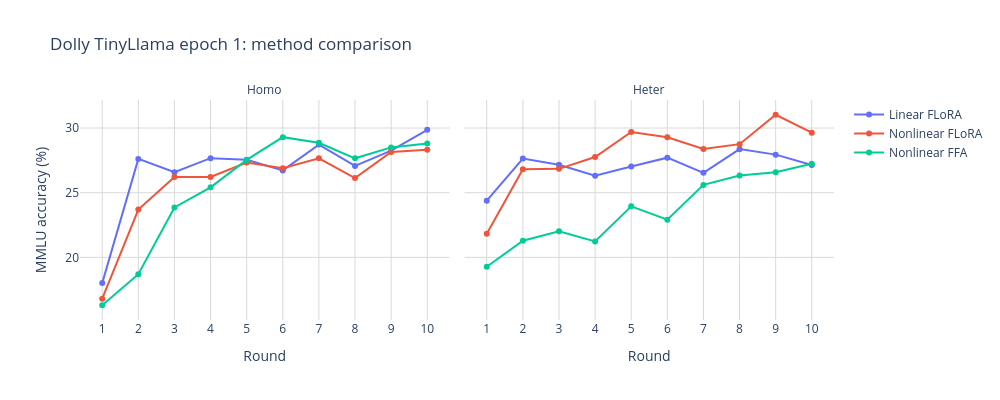
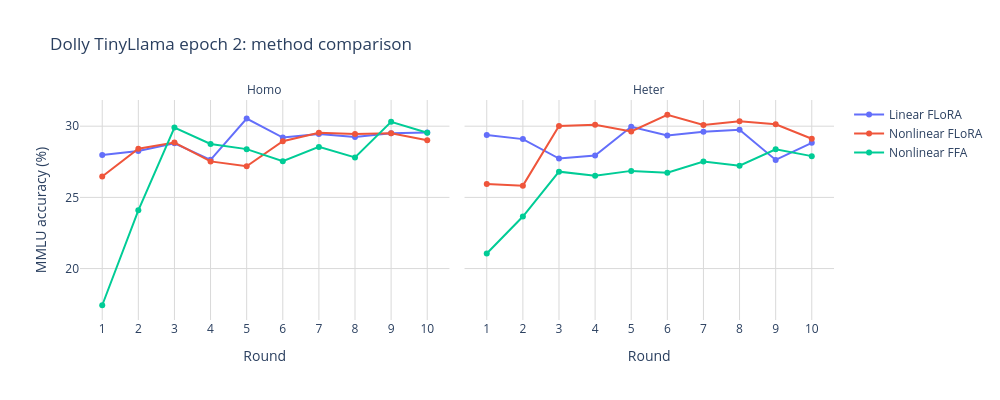
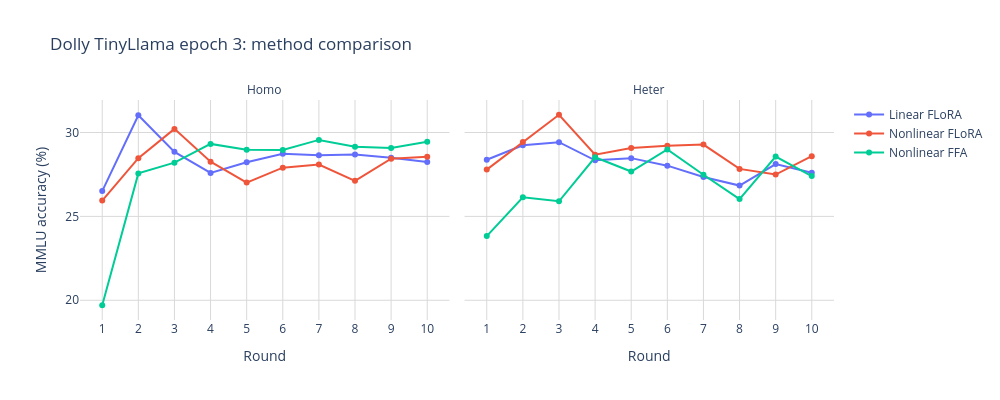
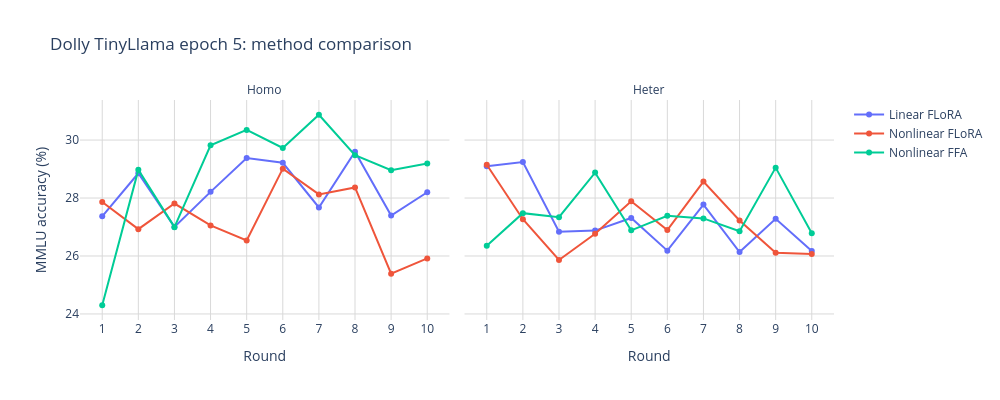

Notebook code for these charts, in order:
### Markdown cell above
## Round Curves

The fixed-epoch method comparison plots answer the direct question: at local epoch 1, 2, 3, or 5, which method has the better round curve? The all-curve overview plots stay separate so the main comparison stays readable. I would avoid overlaying Dolly and Dolly stratified in this same view because it doubles the curve count and makes the method comparison harder to read; a split-focused view should be faceted by split if we want to inspect that question.

### Code cell
METHOD_ORDER = ['Linear FLoRA', 'Nonlinear FLoRA', 'Nonlinear FFA']
SETTING_ORDER = ['Homo', 'Heter']
RUN_STATUS_ORDER = ['Complete', 'Censored partial', 'Partial log', 'Live partial']
RUN_STATUS_LINE_DASH_MAP = {'Complete': 'solid', 'Censored partial': 'dash', 'Partial log': 'dot', 'Live partial': 'dash'}
RUN_STATUS_SYMBOL_MAP = {'Complete': 'circle', 'Censored partial': 'diamond', 'Partial log': 'x', 'Live partial': 'diamond'}
METHOD_LINE_DASH_MAP = {
    'Linear FLoRA': 'solid',
    'Nonlinear FLoRA': 'solid',
    'Nonlinear FFA': 'dot',
}


def _slug(value):
    return str(value).lower().replace(' ', '_').replace('-', '_').replace('/', '_')


def _sorted_unique_ints(values):
    return sorted({int(value) for value in values})


def _category_orders(data):
    orders = {
        'Method': [method for method in METHOD_ORDER if method in set(data['Method'])],
        'Setting': [setting for setting in SETTING_ORDER if setting in set(data['Setting'])],
        'Local epochs': [str(epoch) for epoch in _sorted_unique_ints(data['Local epochs'])],
    }
    if 'Run status' in data.columns:
        orders['Run status'] = [status for status in RUN_STATUS_ORDER if status in set(data['Run status'])]
    return orders


def _format_facet_labels(fig):
    fig.for_each_annotation(lambda annotation: annotation.update(text=annotation.text.split('=')[-1]))


def _clean_trace_names(fig):
    suffixes = [f', {status}' for status in RUN_STATUS_ORDER]
    for trace in fig.data:
        for suffix in suffixes:
            if trace.name.endswith(suffix):
                trace.name = trace.name[:-len(suffix)]
                break


def _save_plot(fig, output_stem, png_warnings):
    output_stem.parent.mkdir(parents=True, exist_ok=True)
    fig.write_html(output_stem.with_suffix('.html'), include_plotlyjs='cdn')
    png_path = output_stem.with_suffix('.png')
    try:
        fig.write_image(png_path, scale=2)
    except Exception as exc:
        png_path = None
        message = str(exc).strip() or type(exc).__name__
        png_warnings.append(message.splitlines()[0])
    return png_path


def make_epoch_method_comparison(summary, dataset, epoch):
    data = summary[
        (summary['Dataset'] == dataset)
        & (summary['Local epochs'].astype(int) == int(epoch))
    ].copy()
    if data.empty:
        return None

    data = data.sort_values(['Model', 'Setting', 'Method', 'Round'])
    dataset_label = data['Dataset label'].iloc[0]
    model_label = ', '.join(sorted(data['Model'].unique()))
    facet_row = 'Model' if data['Model key'].nunique() > 1 else None
    use_run_status = 'Run status' in data.columns
    hover_data = {
        'Local epochs': True,
        'Std accuracy': ':.2f',
        'Seed count': True,
    }
    if use_run_status:
        hover_data['Run status'] = True
    if 'Result source' in data.columns:
        hover_data['Result source'] = True

    fig = px.line(
        data,
        x='Round',
        y='Mean accuracy',
        color='Method',
        line_dash='Run status' if use_run_status else None,
        symbol='Run status' if use_run_status else None,
        facet_col='Setting',
        facet_row=facet_row,
        markers=True,
        template='plotly_white',
        title=f'{dataset_label} {model_label} epoch {epoch}: method comparison',
        labels={'Mean accuracy': 'MMLU accuracy (%)'},
        category_orders=_category_orders(data),
        line_dash_map=RUN_STATUS_LINE_DASH_MAP if use_run_status else None,
        symbol_map=RUN_STATUS_SYMBOL_MAP if use_run_status else None,
        hover_data=hover_data,
    )
    fig.update_layout(width=1000, height=400, legend_title_text='')
    fig.update_xaxes(dtick=1, showgrid=True, gridcolor='#d9d9d9', gridwidth=1)
    fig.update_yaxes(showgrid=True, gridcolor='#d9d9d9', gridwidth=1)
    _clean_trace_names(fig)
    _format_facet_labels(fig)
    return fig


def make_dataset_all_curves(summary, dataset):
    data = summary[summary['Dataset'] == dataset].copy()
    if data.empty:
        return None

    data['Local epochs'] = data['Local epochs'].astype(int).astype(str)
    data = data.sort_values(['Model', 'Setting', 'Method', 'Local epochs', 'Round'])
    dataset_label = data['Dataset label'].iloc[0]
    facet_row = 'Model' if data['Model key'].nunique() > 1 else None
    use_run_status = 'Run status' in data.columns
    hover_data = {
        'Std accuracy': ':.2f',
        'Seed count': True,
        'Method': True,
    }
    if use_run_status:
        hover_data['Run status'] = True
    if 'Result source' in data.columns:
        hover_data['Result source'] = True

    fig = px.line(
        data,
        x='Round',
        y='Mean accuracy',
        color='Local epochs',
        line_dash='Method',
        symbol='Run status' if use_run_status else None,
        facet_col='Setting',
        facet_row=facet_row,
        markers=True,
        template='plotly_white',
        title=f'{dataset_label}: all tuning round curves',
        labels={'Mean accuracy': 'MMLU accuracy (%)', 'Local epochs': 'Epochs'},
        category_orders=_category_orders(data),
        line_dash_map=METHOD_LINE_DASH_MAP,
        symbol_map=RUN_STATUS_SYMBOL_MAP if use_run_status else None,
        hover_data=hover_data,
    )
    fig.update_layout(width=1000, height=400, legend_title_text='')
    fig.update_xaxes(dtick=1, showgrid=True, gridcolor='#d9d9d9', gridwidth=1)
    fig.update_yaxes(showgrid=True, gridcolor='#d9d9d9', gridwidth=1)
    _format_facet_labels(fig)
    return fig


plot_summary_for_curves = plot_summary if 'plot_summary' in globals() else tuning_summary
plot_summary_for_curves = _instruction_filter(plot_summary_for_curves)
if plot_summary_for_curves.empty:
    print('No tuning summary to plot.')
else:
    png_warnings = []
    saved_png = []
    datasets = plot_summary_for_curves[['Dataset', 'Dataset label']].drop_duplicates().sort_values('Dataset label')
    epochs = _sorted_unique_ints(plot_summary_for_curves['Local epochs'])

    comparison_root = ROUND_CURVE_DIR / 'fixed_epoch_method_comparisons'
    overview_root = ROUND_CURVE_DIR / 'all_curves'

    print('Fixed-epoch method comparisons')
    for _, dataset_row in datasets.iterrows():
        dataset = dataset_row['Dataset']
        dataset_label = dataset_row['Dataset label']
        dataset_dir = comparison_root / _slug(dataset_label)
        for epoch in epochs:
            fig = make_epoch_method_comparison(plot_summary_for_curves, dataset, epoch)
            if fig is None:
                print(f'No data for {dataset_label} epoch {epoch}; skipping.')
                continue
            png_path = _save_plot(fig, dataset_dir / f'epoch_{epoch}', png_warnings)
            if png_path is not None:
                saved_png.append(png_path)
            print(f'{dataset_label} epoch {epoch}')
            fig.show()

    print('All-curve dataset overviews')
    for _, dataset_row in datasets.iterrows():
        dataset = dataset_row['Dataset']
        dataset_label = dataset_row['Dataset label']
        fig = make_dataset_all_curves(plot_summary_for_curves, dataset)
        if fig is None:
            continue
        png_path = _save_plot(fig, overview_root / _slug(dataset_label), png_warnings)
        if png_path is not None:
            saved_png.append(png_path)
        print(dataset_label)
        fig.show()

    if saved_png:
        print(f'Wrote {len(saved_png)} PNG files under {ROUND_CURVE_DIR}.')
    if png_warnings:
        print('PNG export skipped or incomplete. Install/enable kaleido for static PNG export.')
        print(f'First PNG export warning: {png_warnings[0]}')

### Figure 1 — Plotly figure (JSON) as saved in the notebook; plotly's stock layout.template omitted (floating-point values rounded to 4 significant figures)
{"data": [{"customdata": [[1, 0, 1, "Complete", "score log"], [1, 0, 1, "Complete", "score log"], [1, 0, 1, "Complete", "score log"], [1, 0, 1, "Complete", "score log"], [1, 0, 1, "Complete", "score log"], [1, 0, 1, "Complete", "score log"], [1, 0, 1, "Complete", "score log"], [1, 0, 1, "Complete", "score log"], [1, 0, 1, "Complete", "score log"], [1, 0, 1, "Complete", "score log"]], "hovertemplate": "Method=Linear FLoRA<br>Run status=%{customdata[3]}<br>Setting=Homo<br>Round=%{x}<br>MMLU accuracy (%)=%{y}<br>Local epochs=%{customdata[0]}<br>Std accuracy=%{customdata[1]:.2f}<br>Seed count=%{customdata[2]}<br>Result source=%{customdata[4]}<extra></extra>", "legendgroup": "Linear FLoRA, Complete", "line": {"color": "#636efa", "dash": "solid"}, "marker": {"symbol": "circle"}, "mode": "lines+markers", "name": "Linear FLoRA", "orientation": "v", "showlegend": true, "type": "scatter", "x": [1, 2, 3, 4, 5, 6, 7, 8, 9, 10], "xaxis": "x", "y": [18.01, 27.61, 26.59, 27.67, 27.55, 26.73, 28.72, 27.07, 28.25, 29.86], "yaxis": "y"}, {"customdata": [[1, 0, 1, "Complete", "score log"], [1, 0, 1, "Complete", "score log"], [1, 0, 1, "Complete", "score log"], [1, 0, 1, "Complete", "score log"], [1, 0, 1, "Complete", "score log"], [1, 0, 1, "Complete", "score log"], [1, 0, 1, "Complete", "score log"], [1, 0, 1, "Complete", "score log"], [1, 0, 1, "Complete", "score log"], [1, 0, 1, "Complete", "score log"]], "hovertemplate": "Method=Linear FLoRA<br>Run status=%{customdata[3]}<br>Setting=Heter<br>Round=%{x}<br>MMLU accuracy (%)=%{y}<br>Local epochs=%{customdata[0]}<br>Std accuracy=%{customdata[1]:.2f}<br>Seed count=%{customdata[2]}<br>Result source=%{customdata[4]}<extra></extra>", "legendgroup": "Linear FLoRA, Complete", "line": {"color": "#636efa", "dash": "solid"}, "marker": {"symbol": "circle"}, "mode": "lines+markers", "name": "Linear FLoRA", "orientation": "v", "showlegend": false, "type": "scatter", "x": [1, 2, 3, 4, 5, 6, 7, 8, 9, 10], "xaxis": "x2", "y": [24.38, 27.64, 27.16, 26.31, 27.02, 27.71, 26.54, 28.37, 27.94, 27.14], "yaxis": "y2"}, {"customdata": [[1, 0, 1, "Complete", "score log"], [1, 0, 1, "Complete", "score log"], [1, 0, 1, "Complete", "score log"], [1, 0, 1, "Complete", "score log"], [1, 0, 1, "Complete", "score log"], [1, 0, 1, "Complete", "score log"], [1, 0, 1, "Complete", "score log"], [1, 0, 1, "Complete", "score log"], [1, 0, 1, "Complete", "score log"], [1, 0, 1, "Complete", "score log"]], "hovertemplate": "Method=Nonlinear FLoRA<br>Run status=%{customdata[3]}<br>Setting=Homo<br>Round=%{x}<br>MMLU accuracy (%)=%{y}<br>Local epochs=%{customdata[0]}<br>Std accuracy=%{customdata[1]:.2f}<br>Seed count=%{customdata[2]}<br>Result source=%{customdata[4]}<extra></extra>", "legendgroup": "Nonlinear FLoRA, Complete", "line": {"color": "#EF553B", "dash": "solid"}, "marker": {"symbol": "circle"}, "mode": "lines+markers", "name": "Nonlinear FLoRA", "orientation": "v", "showlegend": true, "type": "scatter", "x": [1, 2, 3, 4, 5, 6, 7, 8, 9, 10], "xaxis": "x", "y": [16.81, 23.7, 26.22, 26.22, 27.33, 26.88, 27.66, 26.13, 28.15, 28.32], "yaxis": "y"}, {"customdata": [[1, 0, 1, "Complete", "score log"], [1, 0, 1, "Complete", "score log"], [1, 0, 1, "Complete", "score log"], [1, 0, 1, "Complete", "score log"], [1, 0, 1, "Complete", "score log"], [1, 0, 1, "Complete", "score log"], [1, 0, 1, "Complete", "score log"], [1, 0, 1, "Complete", "score log"], [1, 0, 1, "Complete", "score log"], [1, 0, 1, "Complete", "score log"]], "hovertemplate": "Method=Nonlinear FLoRA<br>Run status=%{customdata[3]}<br>Setting=Heter<br>Round=%{x}<br>MMLU accuracy (%)=%{y}<br>Local epochs=%{customdata[0]}<br>Std accuracy=%{customdata[1]:.2f}<br>Seed count=%{customdata[2]}<br>Result source=%{customdata[4]}<extra></extra>", "legendgroup": "Nonlinear FLoRA, Complete", "line": {"color": "#EF553B", "dash": "solid"}, "marker": {"symbol": "circle"}, "mode": "lines+markers", "name": "Nonlinear FLoRA", "orientation": "v", "showlegend": false, "type": "scatter", "x": [1, 2, 3, 4, 5, 6, 7, 8, 9, 10], "xaxis": "x2", "y": [21.82, 26.82, 26.84, 27.76, 29.7, 29.29, 28.37, 28.75, 31.03, 29.64], "yaxis": "y2"}, {"customdata": [[1, 0, 1, "Complete", "score log"], [1, 0, 1, "Complete", "score log"], [1, 0, 1, "Complete", "score log"], [1, 0, 1, "Complete", "score log"], [1, 0, 1, "Complete", "score log"], [1, 0, 1, "Complete", "score log"], [1, 0, 1, "Complete", "score log"], [1, 0, 1, "Complete", "score log"], [1, 0, 1, "Complete", "score log"], [1, 0, 1, "Complete", "score log"]], "hovertemplate": "Method=Nonlinear FFA<br>Run status=%{customdata[3]}<br>Setting=Homo<br>Round=%{x}<br>MMLU accuracy (%)=%{y}<br>Local epochs=%{customdata[0]}<br>Std accuracy=%{customdata[1]:.2f}<br>Seed count=%{customdata[2]}<br>Result source=%{customdata[4]}<extra></extra>", "legendgroup": "Nonlinear FFA, Complete", "line": {"color": "#00cc96", "dash": "solid"}, "marker": {"symbol": "circle"}, "mode": "lines+markers", "name": "Nonlinear FFA", "orientation": "v", "showlegend": true, "type": "scatter", "x": [1, 2, 3, 4, 5, 6, 7, 8, 9, 10], "xaxis": "x", "y": [16.3, 18.7, 23.86, 25.42, 27.54, 29.29, 28.86, 27.66, 28.5, 28.81], "yaxis": "y"}, {"customdata": [[1, 0, 1, "Complete", "score log"], [1, 0, 1, "Complete", "score log"], [1, 0, 1, "Complete", "score log"], [1, 0, 1, "Complete", "score log"], [1, 0, 1, "Complete", "score log"], [1, 0, 1, "Complete", "score log"], [1, 0, 1, "Complete", "score log"], [1, 0, 1, "Complete", "score log"], [1, 0, 1, "Complete", "score log"], [1, 0, 1, "Complete", "score log"]], "hovertemplate": "Method=Nonlinear FFA<br>Run status=%{customdata[3]}<br>Setting=Heter<br>Round=%{x}<br>MMLU accuracy (%)=%{y}<br>Local epochs=%{customdata[0]}<br>Std accuracy=%{customdata[1]:.2f}<br>Seed count=%{customdata[2]}<br>Result source=%{customdata[4]}<extra></extra>", "legendgroup": "Nonlinear FFA, Complete", "line": {"color": "#00cc96", "dash": "solid"}, "marker": {"symbol": "circle"}, "mode": "lines+markers", "name": "Nonlinear FFA", "orientation": "v", "showlegend": false, "type": "scatter", "x": [1, 2, 3, 4, 5, 6, 7, 8, 9, 10], "xaxis": "x2", "y": [19.27, 21.29, 22.01, 21.23, 23.95, 22.91, 25.6, 26.33, 26.58, 27.24], "yaxis": "y2"}], "layout": {"annotations": [{"font": {}, "showarrow": false, "text": "Homo", "x": 0.245, "xanchor": "center", "xref": "paper", "y": 1, "yanchor": "bottom", "yref": "paper"}, {"font": {}, "showarrow": false, "text": "Heter", "x": 0.755, "xanchor": "center", "xref": "paper", "y": 1, "yanchor": "bottom", "yref": "paper"}], "height": 400, "legend": {"title": {"text": ""}, "tracegroupgap": 0}, "title": {"text": "Dolly TinyLlama epoch 1: method comparison"}, "width": 1000, "xaxis": {"anchor": "y", "domain": [0, 0.49], "dtick": 1, "gridcolor": "#d9d9d9", "gridwidth": 1, "showgrid": true, "title": {"text": "Round"}}, "xaxis2": {"anchor": "y2", "domain": [0.51, 1], "dtick": 1, "gridcolor": "#d9d9d9", "gridwidth": 1, "matches": "x", "showgrid": true, "title": {"text": "Round"}}, "yaxis": {"anchor": "x", "domain": [0, 1], "gridcolor": "#d9d9d9", "gridwidth": 1, "showgrid": true, "title": {"text": "MMLU accuracy (%)"}}, "yaxis2": {"anchor": "x2", "domain": [0, 1], "gridcolor": "#d9d9d9", "gridwidth": 1, "matches": "y", "showgrid": true, "showticklabels": false}}}

### Figure 2 — Plotly figure (JSON) as saved in the notebook; plotly's stock layout.template omitted (floating-point values rounded to 4 significant figures)
{"data": [{"customdata": [[2, 0, 1, "Complete", "score log"], [2, 0, 1, "Complete", "score log"], [2, 0, 1, "Complete", "score log"], [2, 0, 1, "Complete", "score log"], [2, 0, 1, "Complete", "score log"], [2, 0, 1, "Complete", "score log"], [2, 0, 1, "Complete", "score log"], [2, 0, 1, "Complete", "score log"], [2, 0, 1, "Complete", "score log"], [2, 0, 1, "Complete", "score log"]], "hovertemplate": "Method=Linear FLoRA<br>Run status=%{customdata[3]}<br>Setting=Homo<br>Round=%{x}<br>MMLU accuracy (%)=%{y}<br>Local epochs=%{customdata[0]}<br>Std accuracy=%{customdata[1]:.2f}<br>Seed count=%{customdata[2]}<br>Result source=%{customdata[4]}<extra></extra>", "legendgroup": "Linear FLoRA, Complete", "line": {"color": "#636efa", "dash": "solid"}, "marker": {"symbol": "circle"}, "mode": "lines+markers", "name": "Linear FLoRA", "orientation": "v", "showlegend": true, "type": "scatter", "x": [1, 2, 3, 4, 5, 6, 7, 8, 9, 10], "xaxis": "x", "y": [27.98, 28.26, 28.8, 27.64, 30.54, 29.2, 29.46, 29.24, 29.51, 29.55], "yaxis": "y"}, {"customdata": [[2, 0, 1, "Complete", "score log"], [2, 0, 1, "Complete", "score log"], [2, 0, 1, "Complete", "score log"], [2, 0, 1, "Complete", "score log"], [2, 0, 1, "Complete", "score log"], [2, 0, 1, "Complete", "score log"], [2, 0, 1, "Complete", "score log"], [2, 0, 1, "Complete", "score log"], [2, 0, 1, "Complete", "score log"], [2, 0, 1, "Complete", "score log"]], "hovertemplate": "Method=Linear FLoRA<br>Run status=%{customdata[3]}<br>Setting=Heter<br>Round=%{x}<br>MMLU accuracy (%)=%{y}<br>Local epochs=%{customdata[0]}<br>Std accuracy=%{customdata[1]:.2f}<br>Seed count=%{customdata[2]}<br>Result source=%{customdata[4]}<extra></extra>", "legendgroup": "Linear FLoRA, Complete", "line": {"color": "#636efa", "dash": "solid"}, "marker": {"symbol": "circle"}, "mode": "lines+markers", "name": "Linear FLoRA", "orientation": "v", "showlegend": false, "type": "scatter", "x": [1, 2, 3, 4, 5, 6, 7, 8, 9, 10], "xaxis": "x2", "y": [29.38, 29.09, 27.73, 27.95, 29.96, 29.34, 29.6, 29.75, 27.63, 28.83], "yaxis": "y2"}, {"customdata": [[2, 0, 1, "Complete", "score log"], [2, 0, 1, "Complete", "score log"], [2, 0, 1, "Complete", "score log"], [2, 0, 1, "Complete", "score log"], [2, 0, 1, "Complete", "score log"], [2, 0, 1, "Complete", "score log"], [2, 0, 1, "Complete", "score log"], [2, 0, 1, "Complete", "score log"], [2, 0, 1, "Complete", "score log"], [2, 0, 1, "Complete", "score log"]], "hovertemplate": "Method=Nonlinear FLoRA<br>Run status=%{customdata[3]}<br>Setting=Homo<br>Round=%{x}<br>MMLU accuracy (%)=%{y}<br>Local epochs=%{customdata[0]}<br>Std accuracy=%{customdata[1]:.2f}<br>Seed count=%{customdata[2]}<br>Result source=%{customdata[4]}<extra></extra>", "legendgroup": "Nonlinear FLoRA, Complete", "line": {"color": "#EF553B", "dash": "solid"}, "marker": {"symbol": "circle"}, "mode": "lines+markers", "name": "Nonlinear FLoRA", "orientation": "v", "showlegend": true, "type": "scatter", "x": [1, 2, 3, 4, 5, 6, 7, 8, 9, 10], "xaxis": "x", "y": [26.47, 28.42, 28.85, 27.53, 27.18, 28.95, 29.54, 29.45, 29.5, 29.02], "yaxis": "y"}, {"customdata": [[2, 0, 1, "Complete", "score log"], [2, 0, 1, "Complete", "score log"], [2, 0, 1, "Complete", "score log"], [2, 0, 1, "Complete", "score log"], [2, 0, 1, "Complete", "score log"], [2, 0, 1, "Complete", "score log"], [2, 0, 1, "Complete", "score log"], [2, 0, 1, "Complete", "score log"], [2, 0, 1, "Complete", "score log"], [2, 0, 1, "Complete", "score log"]], "hovertemplate": "Method=Nonlinear FLoRA<br>Run status=%{customdata[3]}<br>Setting=Heter<br>Round=%{x}<br>MMLU accuracy (%)=%{y}<br>Local epochs=%{customdata[0]}<br>Std accuracy=%{customdata[1]:.2f}<br>Seed count=%{customdata[2]}<br>Result source=%{customdata[4]}<extra></extra>", "legendgroup": "Nonlinear FLoRA, Complete", "line": {"color": "#EF553B", "dash": "solid"}, "marker": {"symbol": "circle"}, "mode": "lines+markers", "name": "Nonlinear FLoRA", "orientation": "v", "showlegend": false, "type": "scatter", "x": [1, 2, 3, 4, 5, 6, 7, 8, 9, 10], "xaxis": "x2", "y": [25.94, 25.82, 30.01, 30.1, 29.63, 30.8, 30.09, 30.35, 30.13, 29.12], "yaxis": "y2"}, {"customdata": [[2, 0, 1, "Complete", "score log"], [2, 0, 1, "Complete", "score log"], [2, 0, 1, "Complete", "score log"], [2, 0, 1, "Complete", "score log"], [2, 0, 1, "Complete", "score log"], [2, 0, 1, "Complete", "score log"], [2, 0, 1, "Complete", "score log"], [2, 0, 1, "Complete", "score log"], [2, 0, 1, "Complete", "score log"], [2, 0, 1, "Complete", "score log"]], "hovertemplate": "Method=Nonlinear FFA<br>Run status=%{customdata[3]}<br>Setting=Homo<br>Round=%{x}<br>MMLU accuracy (%)=%{y}<br>Local epochs=%{customdata[0]}<br>Std accuracy=%{customdata[1]:.2f}<br>Seed count=%{customdata[2]}<br>Result source=%{customdata[4]}<extra></extra>", "legendgroup": "Nonlinear FFA, Complete", "line": {"color": "#00cc96", "dash": "solid"}, "marker": {"symbol": "circle"}, "mode": "lines+markers", "name": "Nonlinear FFA", "orientation": "v", "showlegend": true, "type": "scatter", "x": [1, 2, 3, 4, 5, 6, 7, 8, 9, 10], "xaxis": "x", "y": [17.42, 24.09, 29.9, 28.75, 28.39, 27.54, 28.55, 27.81, 30.31, 29.55], "yaxis": "y"}, {"customdata": [[2, 0, 1, "Complete", "score log"], [2, 0, 1, "Complete", "score log"], [2, 0, 1, "Complete", "score log"], [2, 0, 1, "Complete", "score log"], [2, 0, 1, "Complete", "score log"], [2, 0, 1, "Complete", "score log"], [2, 0, 1, "Complete", "score log"], [2, 0, 1, "Complete", "score log"], [2, 0, 1, "Complete", "score log"], [2, 0, 1, "Complete", "score log"]], "hovertemplate": "Method=Nonlinear FFA<br>Run status=%{customdata[3]}<br>Setting=Heter<br>Round=%{x}<br>MMLU accuracy (%)=%{y}<br>Local epochs=%{customdata[0]}<br>Std accuracy=%{customdata[1]:.2f}<br>Seed count=%{customdata[2]}<br>Result source=%{customdata[4]}<extra></extra>", "legendgroup": "Nonlinear FFA, Complete", "line": {"color": "#00cc96", "dash": "solid"}, "marker": {"symbol": "circle"}, "mode": "lines+markers", "name": "Nonlinear FFA", "orientation": "v", "showlegend": false, "type": "scatter", "x": [1, 2, 3, 4, 5, 6, 7, 8, 9, 10], "xaxis": "x2", "y": [21.06, 23.66, 26.81, 26.51, 26.86, 26.74, 27.52, 27.23, 28.38, 27.9], "yaxis": "y2"}], "layout": {"annotations": [{"font": {}, "showarrow": false, "text": "Homo", "x": 0.245, "xanchor": "center", "xref": "paper", "y": 1, "yanchor": "bottom", "yref": "paper"}, {"font": {}, "showarrow": false, "text": "Heter", "x": 0.755, "xanchor": "center", "xref": "paper", "y": 1, "yanchor": "bottom", "yref": "paper"}], "height": 400, "legend": {"title": {"text": ""}, "tracegroupgap": 0}, "title": {"text": "Dolly TinyLlama epoch 2: method comparison"}, "width": 1000, "xaxis": {"anchor": "y", "domain": [0, 0.49], "dtick": 1, "gridcolor": "#d9d9d9", "gridwidth": 1, "showgrid": true, "title": {"text": "Round"}}, "xaxis2": {"anchor": "y2", "domain": [0.51, 1], "dtick": 1, "gridcolor": "#d9d9d9", "gridwidth": 1, "matches": "x", "showgrid": true, "title": {"text": "Round"}}, "yaxis": {"anchor": "x", "domain": [0, 1], "gridcolor": "#d9d9d9", "gridwidth": 1, "showgrid": true, "title": {"text": "MMLU accuracy (%)"}}, "yaxis2": {"anchor": "x2", "domain": [0, 1], "gridcolor": "#d9d9d9", "gridwidth": 1, "matches": "y", "showgrid": true, "showticklabels": false}}}

### Figure 3 — Plotly figure (JSON) as saved in the notebook; plotly's stock layout.template omitted (floating-point values rounded to 4 significant figures)
{"data": [{"customdata": [[3, 0, 1, "Complete", "score log"], [3, 0, 1, "Complete", "score log"], [3, 0, 1, "Complete", "score log"], [3, 0, 1, "Complete", "score log"], [3, 0, 1, "Complete", "score log"], [3, 0, 1, "Complete", "score log"], [3, 0, 1, "Complete", "score log"], [3, 0, 1, "Complete", "score log"], [3, 0, 1, "Complete", "score log"], [3, 0, 1, "Complete", "score log"]], "hovertemplate": "Method=Linear FLoRA<br>Run status=%{customdata[3]}<br>Setting=Homo<br>Round=%{x}<br>MMLU accuracy (%)=%{y}<br>Local epochs=%{customdata[0]}<br>Std accuracy=%{customdata[1]:.2f}<br>Seed count=%{customdata[2]}<br>Result source=%{customdata[4]}<extra></extra>", "legendgroup": "Linear FLoRA, Complete", "line": {"color": "#636efa", "dash": "solid"}, "marker": {"symbol": "circle"}, "mode": "lines+markers", "name": "Linear FLoRA", "orientation": "v", "showlegend": true, "type": "scatter", "x": [1, 2, 3, 4, 5, 6, 7, 8, 9, 10], "xaxis": "x", "y": [26.51, 31.03, 28.85, 27.59, 28.23, 28.74, 28.64, 28.69, 28.49, 28.25], "yaxis": "y"}, {"customdata": [[3, 0, 1, "Complete", "score log"], [3, 0, 1, "Complete", "score log"], [3, 0, 1, "Complete", "score log"], [3, 0, 1, "Complete", "score log"], [3, 0, 1, "Complete", "score log"], [3, 0, 1, "Complete", "score log"], [3, 0, 1, "Complete", "score log"], [3, 0, 1, "Complete", "score log"], [3, 0, 1, "Complete", "score log"], [3, 0, 1, "Complete", "score log"]], "hovertemplate": "Method=Linear FLoRA<br>Run status=%{customdata[3]}<br>Setting=Heter<br>Round=%{x}<br>MMLU accuracy (%)=%{y}<br>Local epochs=%{customdata[0]}<br>Std accuracy=%{customdata[1]:.2f}<br>Seed count=%{customdata[2]}<br>Result source=%{customdata[4]}<extra></extra>", "legendgroup": "Linear FLoRA, Complete", "line": {"color": "#636efa", "dash": "solid"}, "marker": {"symbol": "circle"}, "mode": "lines+markers", "name": "Linear FLoRA", "orientation": "v", "showlegend": false, "type": "scatter", "x": [1, 2, 3, 4, 5, 6, 7, 8, 9, 10], "xaxis": "x2", "y": [28.38, 29.24, 29.42, 28.34, 28.47, 28.02, 27.35, 26.84, 28.12, 27.6], "yaxis": "y2"}, {"customdata": [[3, 0, 1, "Complete", "score log"], [3, 0, 1, "Complete", "score log"], [3, 0, 1, "Complete", "score log"], [3, 0, 1, "Complete", "score log"], [3, 0, 1, "Complete", "score log"], [3, 0, 1, "Complete", "score log"], [3, 0, 1, "Complete", "score log"], [3, 0, 1, "Complete", "score log"], [3, 0, 1, "Complete", "score log"], [3, 0, 1, "Complete", "score log"]], "hovertemplate": "Method=Nonlinear FLoRA<br>Run status=%{customdata[3]}<br>Setting=Homo<br>Round=%{x}<br>MMLU accuracy (%)=%{y}<br>Local epochs=%{customdata[0]}<br>Std accuracy=%{customdata[1]:.2f}<br>Seed count=%{customdata[2]}<br>Result source=%{customdata[4]}<extra></extra>", "legendgroup": "Nonlinear FLoRA, Complete", "line": {"color": "#EF553B", "dash": "solid"}, "marker": {"symbol": "circle"}, "mode": "lines+markers", "name": "Nonlinear FLoRA", "orientation": "v", "showlegend": true, "type": "scatter", "x": [1, 2, 3, 4, 5, 6, 7, 8, 9, 10], "xaxis": "x", "y": [25.95, 28.47, 30.22, 28.26, 27.02, 27.91, 28.1, 27.12, 28.44, 28.55], "yaxis": "y"}, {"customdata": [[3, 0, 1, "Complete", "score log"], [3, 0, 1, "Complete", "score log"], [3, 0, 1, "Complete", "score log"], [3, 0, 1, "Complete", "score log"], [3, 0, 1, "Complete", "score log"], [3, 0, 1, "Complete", "score log"], [3, 0, 1, "Complete", "score log"], [3, 0, 1, "Complete", "score log"], [3, 0, 1, "Complete", "score log"], [3, 0, 1, "Complete", "score log"]], "hovertemplate": "Method=Nonlinear FLoRA<br>Run status=%{customdata[3]}<br>Setting=Heter<br>Round=%{x}<br>MMLU accuracy (%)=%{y}<br>Local epochs=%{customdata[0]}<br>Std accuracy=%{customdata[1]:.2f}<br>Seed count=%{customdata[2]}<br>Result source=%{customdata[4]}<extra></extra>", "legendgroup": "Nonlinear FLoRA, Complete", "line": {"color": "#EF553B", "dash": "solid"}, "marker": {"symbol": "circle"}, "mode": "lines+markers", "name": "Nonlinear FLoRA", "orientation": "v", "showlegend": false, "type": "scatter", "x": [1, 2, 3, 4, 5, 6, 7, 8, 9, 10], "xaxis": "x2", "y": [27.79, 29.43, 31.06, 28.68, 29.08, 29.22, 29.28, 27.83, 27.49, 28.59], "yaxis": "y2"}, {"customdata": [[3, 0, 1, "Complete", "score log"], [3, 0, 1, "Complete", "score log"], [3, 0, 1, "Complete", "score log"], [3, 0, 1, "Complete", "score log"], [3, 0, 1, "Complete", "score log"], [3, 0, 1, "Complete", "score log"], [3, 0, 1, "Complete", "score log"], [3, 0, 1, "Complete", "score log"], [3, 0, 1, "Complete", "score log"], [3, 0, 1, "Complete", "score log"]], "hovertemplate": "Method=Nonlinear FFA<br>Run status=%{customdata[3]}<br>Setting=Homo<br>Round=%{x}<br>MMLU accuracy (%)=%{y}<br>Local epochs=%{customdata[0]}<br>Std accuracy=%{customdata[1]:.2f}<br>Seed count=%{customdata[2]}<br>Result source=%{customdata[4]}<extra></extra>", "legendgroup": "Nonlinear FFA, Complete", "line": {"color": "#00cc96", "dash": "solid"}, "marker": {"symbol": "circle"}, "mode": "lines+markers", "name": "Nonlinear FFA", "orientation": "v", "showlegend": true, "type": "scatter", "x": [1, 2, 3, 4, 5, 6, 7, 8, 9, 10], "xaxis": "x", "y": [19.7, 27.56, 28.2, 29.32, 28.97, 28.96, 29.56, 29.16, 29.07, 29.45], "yaxis": "y"}, {"customdata": [[3, 0, 1, "Complete", "score log"], [3, 0, 1, "Complete", "score log"], [3, 0, 1, "Complete", "score log"], [3, 0, 1, "Complete", "score log"], [3, 0, 1, "Complete", "score log"], [3, 0, 1, "Complete", "score log"], [3, 0, 1, "Complete", "score log"], [3, 0, 1, "Complete", "score log"], [3, 0, 1, "Complete", "score log"], [3, 0, 1, "Complete", "score log"]], "hovertemplate": "Method=Nonlinear FFA<br>Run status=%{customdata[3]}<br>Setting=Heter<br>Round=%{x}<br>MMLU accuracy (%)=%{y}<br>Local epochs=%{customdata[0]}<br>Std accuracy=%{customdata[1]:.2f}<br>Seed count=%{customdata[2]}<br>Result source=%{customdata[4]}<extra></extra>", "legendgroup": "Nonlinear FFA, Complete", "line": {"color": "#00cc96", "dash": "solid"}, "marker": {"symbol": "circle"}, "mode": "lines+markers", "name": "Nonlinear FFA", "orientation": "v", "showlegend": false, "type": "scatter", "x": [1, 2, 3, 4, 5, 6, 7, 8, 9, 10], "xaxis": "x2", "y": [23.83, 26.14, 25.9, 28.52, 27.67, 28.99, 27.48, 26.03, 28.57, 27.4], "yaxis": "y2"}], "layout": {"annotations": [{"font": {}, "showarrow": false, "text": "Homo", "x": 0.245, "xanchor": "center", "xref": "paper", "y": 1, "yanchor": "bottom", "yref": "paper"}, {"font": {}, "showarrow": false, "text": "Heter", "x": 0.755, "xanchor": "center", "xref": "paper", "y": 1, "yanchor": "bottom", "yref": "paper"}], "height": 400, "legend": {"title": {"text": ""}, "tracegroupgap": 0}, "title": {"text": "Dolly TinyLlama epoch 3: method comparison"}, "width": 1000, "xaxis": {"anchor": "y", "domain": [0, 0.49], "dtick": 1, "gridcolor": "#d9d9d9", "gridwidth": 1, "showgrid": true, "title": {"text": "Round"}}, "xaxis2": {"anchor": "y2", "domain": [0.51, 1], "dtick": 1, "gridcolor": "#d9d9d9", "gridwidth": 1, "matches": "x", "showgrid": true, "title": {"text": "Round"}}, "yaxis": {"anchor": "x", "domain": [0, 1], "gridcolor": "#d9d9d9", "gridwidth": 1, "showgrid": true, "title": {"text": "MMLU accuracy (%)"}}, "yaxis2": {"anchor": "x2", "domain": [0, 1], "gridcolor": "#d9d9d9", "gridwidth": 1, "matches": "y", "showgrid": true, "showticklabels": false}}}

### Figure 4 — Plotly figure (JSON) as saved in the notebook; plotly's stock layout.template omitted (floating-point values rounded to 4 significant figures)
{"data": [{"customdata": [[5, 0, 1, "Complete", "score log"], [5, 0, 1, "Complete", "score log"], [5, 0, 1, "Complete", "score log"], [5, 0, 1, "Complete", "score log"], [5, 0, 1, "Complete", "score log"], [5, 0, 1, "Complete", "score log"], [5, 0, 1, "Complete", "score log"], [5, 0, 1, "Complete", "score log"], [5, 0, 1, "Complete", "score log"], [5, 0, 1, "Complete", "score log"]], "hovertemplate": "Method=Linear FLoRA<br>Run status=%{customdata[3]}<br>Setting=Homo<br>Round=%{x}<br>MMLU accuracy (%)=%{y}<br>Local epochs=%{customdata[0]}<br>Std accuracy=%{customdata[1]:.2f}<br>Seed count=%{customdata[2]}<br>Result source=%{customdata[4]}<extra></extra>", "legendgroup": "Linear FLoRA, Complete", "line": {"color": "#636efa", "dash": "solid"}, "marker": {"symbol": "circle"}, "mode": "lines+markers", "name": "Linear FLoRA", "orientation": "v", "showlegend": true, "type": "scatter", "x": [1, 2, 3, 4, 5, 6, 7, 8, 9, 10], "xaxis": "x", "y": [27.37, 28.85, 27.0, 28.21, 29.38, 29.22, 27.67, 29.6, 27.4, 28.2], "yaxis": "y"}, {"customdata": [[5, 0, 1, "Complete", "score log"], [5, 0, 1, "Complete", "score log"], [5, 0, 1, "Complete", "score log"], [5, 0, 1, "Complete", "score log"], [5, 0, 1, "Complete", "score log"], [5, 0, 1, "Complete", "score log"], [5, 0, 1, "Complete", "score log"], [5, 0, 1, "Complete", "score log"], [5, 0, 1, "Complete", "score log"], [5, 0, 1, "Complete", "score log"]], "hovertemplate": "Method=Linear FLoRA<br>Run status=%{customdata[3]}<br>Setting=Heter<br>Round=%{x}<br>MMLU accuracy (%)=%{y}<br>Local epochs=%{customdata[0]}<br>Std accuracy=%{customdata[1]:.2f}<br>Seed count=%{customdata[2]}<br>Result source=%{customdata[4]}<extra></extra>", "legendgroup": "Linear FLoRA, Complete", "line": {"color": "#636efa", "dash": "solid"}, "marker": {"symbol": "circle"}, "mode": "lines+markers", "name": "Linear FLoRA", "orientation": "v", "showlegend": false, "type": "scatter", "x": [1, 2, 3, 4, 5, 6, 7, 8, 9, 10], "xaxis": "x2", "y": [29.09, 29.24, 26.84, 26.88, 27.31, 26.18, 27.77, 26.13, 27.28, 26.17], "yaxis": "y2"}, {"customdata": [[5, 0, 1, "Complete", "score log"], [5, 0, 1, "Complete", "score log"], [5, 0, 1, "Complete", "score log"], [5, 0, 1, "Complete", "score log"], [5, 0, 1, "Complete", "score log"], [5, 0, 1, "Complete", "score log"], [5, 0, 1, "Complete", "score log"], [5, 0, 1, "Complete", "score log"], [5, 0, 1, "Complete", "score log"], [5, 0, 1, "Complete", "score log"]], "hovertemplate": "Method=Nonlinear FLoRA<br>Run status=%{customdata[3]}<br>Setting=Homo<br>Round=%{x}<br>MMLU accuracy (%)=%{y}<br>Local epochs=%{customdata[0]}<br>Std accuracy=%{customdata[1]:.2f}<br>Seed count=%{customdata[2]}<br>Result source=%{customdata[4]}<extra></extra>", "legendgroup": "Nonlinear FLoRA, Complete", "line": {"color": "#EF553B", "dash": "solid"}, "marker": {"symbol": "circle"}, "mode": "lines+markers", "name": "Nonlinear FLoRA", "orientation": "v", "showlegend": true, "type": "scatter", "x": [1, 2, 3, 4, 5, 6, 7, 8, 9, 10], "xaxis": "x", "y": [27.86, 26.93, 27.81, 27.05, 26.53, 29.01, 28.12, 28.36, 25.39, 25.92], "yaxis": "y"}, {"customdata": [[5, 0, 1, "Complete", "score log"], [5, 0, 1, "Complete", "score log"], [5, 0, 1, "Complete", "score log"], [5, 0, 1, "Complete", "score log"], [5, 0, 1, "Complete", "score log"], [5, 0, 1, "Complete", "score log"], [5, 0, 1, "Complete", "score log"], [5, 0, 1, "Complete", "score log"], [5, 0, 1, "Complete", "score log"], [5, 0, 1, "Complete", "score log"]], "hovertemplate": "Method=Nonlinear FLoRA<br>Run status=%{customdata[3]}<br>Setting=Heter<br>Round=%{x}<br>MMLU accuracy (%)=%{y}<br>Local epochs=%{customdata[0]}<br>Std accuracy=%{customdata[1]:.2f}<br>Seed count=%{customdata[2]}<br>Result source=%{customdata[4]}<extra></extra>", "legendgroup": "Nonlinear FLoRA, Complete", "line": {"color": "#EF553B", "dash": "solid"}, "marker": {"symbol": "circle"}, "mode": "lines+markers", "name": "Nonlinear FLoRA", "orientation": "v", "showlegend": false, "type": "scatter", "x": [1, 2, 3, 4, 5, 6, 7, 8, 9, 10], "xaxis": "x2", "y": [29.15, 27.27, 25.86, 26.77, 27.89, 26.9, 28.57, 27.23, 26.11, 26.07], "yaxis": "y2"}, {"customdata": [[5, 0, 1, "Complete", "score log"], [5, 0, 1, "Complete", "score log"], [5, 0, 1, "Complete", "score log"], [5, 0, 1, "Complete", "score log"], [5, 0, 1, "Complete", "score log"], [5, 0, 1, "Complete", "score log"], [5, 0, 1, "Complete", "score log"], [5, 0, 1, "Complete", "score log"], [5, 0, 1, "Complete", "score log"], [5, 0, 1, "Complete", "score log"]], "hovertemplate": "Method=Nonlinear FFA<br>Run status=%{customdata[3]}<br>Setting=Homo<br>Round=%{x}<br>MMLU accuracy (%)=%{y}<br>Local epochs=%{customdata[0]}<br>Std accuracy=%{customdata[1]:.2f}<br>Seed count=%{customdata[2]}<br>Result source=%{customdata[4]}<extra></extra>", "legendgroup": "Nonlinear FFA, Complete", "line": {"color": "#00cc96", "dash": "solid"}, "marker": {"symbol": "circle"}, "mode": "lines+markers", "name": "Nonlinear FFA", "orientation": "v", "showlegend": true, "type": "scatter", "x": [1, 2, 3, 4, 5, 6, 7, 8, 9, 10], "xaxis": "x", "y": [24.3, 28.97, 27.0, 29.82, 30.35, 29.73, 30.87, 29.48, 28.96, 29.19], "yaxis": "y"}, {"customdata": [[5, 0, 1, "Complete", "score log"], [5, 0, 1, "Complete", "score log"], [5, 0, 1, "Complete", "score log"], [5, 0, 1, "Complete", "score log"], [5, 0, 1, "Complete", "score log"], [5, 0, 1, "Complete", "score log"], [5, 0, 1, "Complete", "score log"], [5, 0, 1, "Complete", "score log"], [5, 0, 1, "Complete", "score log"], [5, 0, 1, "Complete", "score log"]], "hovertemplate": "Method=Nonlinear FFA<br>Run status=%{customdata[3]}<br>Setting=Heter<br>Round=%{x}<br>MMLU accuracy (%)=%{y}<br>Local epochs=%{customdata[0]}<br>Std accuracy=%{customdata[1]:.2f}<br>Seed count=%{customdata[2]}<br>Result source=%{customdata[4]}<extra></extra>", "legendgroup": "Nonlinear FFA, Complete", "line": {"color": "#00cc96", "dash": "solid"}, "marker": {"symbol": "circle"}, "mode": "lines+markers", "name": "Nonlinear FFA", "orientation": "v", "showlegend": false, "type": "scatter", "x": [1, 2, 3, 4, 5, 6, 7, 8, 9, 10], "xaxis": "x2", "y": [26.35, 27.48, 27.34, 28.88, 26.89, 27.39, 27.3, 26.85, 29.05, 26.78], "yaxis": "y2"}], "layout": {"annotations": [{"font": {}, "showarrow": false, "text": "Homo", "x": 0.245, "xanchor": "center", "xref": "paper", "y": 1, "yanchor": "bottom", "yref": "paper"}, {"font": {}, "showarrow": false, "text": "Heter", "x": 0.755, "xanchor": "center", "xref": "paper", "y": 1, "yanchor": "bottom", "yref": "paper"}], "height": 400, "legend": {"title": {"text": ""}, "tracegroupgap": 0}, "title": {"text": "Dolly TinyLlama epoch 5: method comparison"}, "width": 1000, "xaxis": {"anchor": "y", "domain": [0, 0.49], "dtick": 1, "gridcolor": "#d9d9d9", "gridwidth": 1, "showgrid": true, "title": {"text": "Round"}}, "xaxis2": {"anchor": "y2", "domain": [0.51, 1], "dtick": 1, "gridcolor": "#d9d9d9", "gridwidth": 1, "matches": "x", "showgrid": true, "title": {"text": "Round"}}, "yaxis": {"anchor": "x", "domain": [0, 1], "gridcolor": "#d9d9d9", "gridwidth": 1, "showgrid": true, "title": {"text": "MMLU accuracy (%)"}}, "yaxis2": {"anchor": "x2", "domain": [0, 1], "gridcolor": "#d9d9d9", "gridwidth": 1, "matches": "y", "showgrid": true, "showticklabels": false}}}
